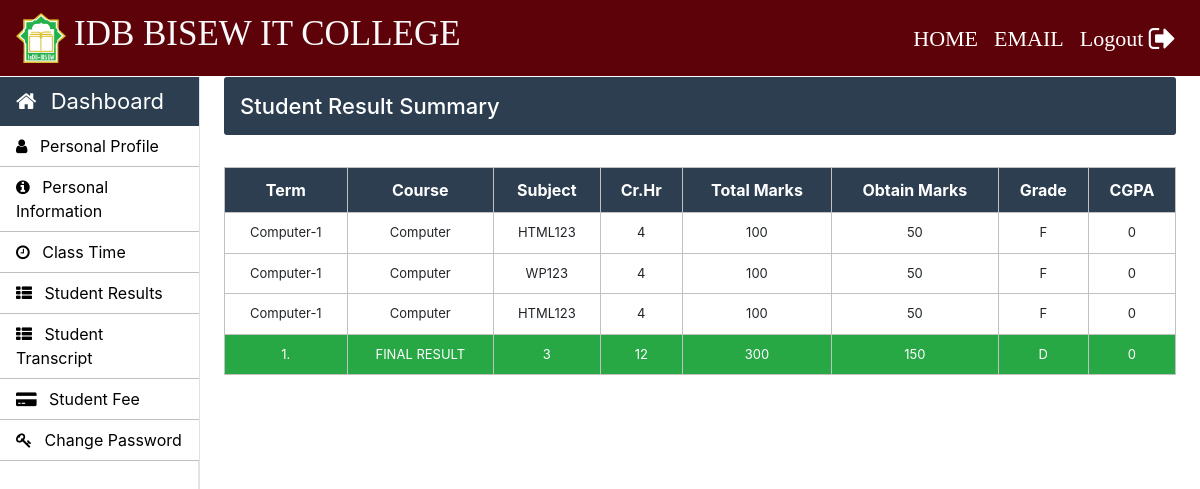
The page /Student/student-result.php (signed in) on the database its author committed.
### tables this page shows
CREATE TABLE `class_result` (
  `class_result_id` int(11) NOT NULL,
  `roll_no` varchar(30) NOT NULL,
  `course_code` varchar(30) NOT NULL,
  `subject_code` varchar(10) NOT NULL,
  `semester` varchar(11) NOT NULL,
  `total_marks` varchar(11) NOT NULL,
  `obtain_marks` varchar(11) NOT NULL,
  `result_date` varchar(10) NOT NULL
);

CREATE TABLE `course_subjects` (
  `subject_code` varchar(10) NOT NULL,
  `subject_name` varchar(50) NOT NULL,
  `course_code` varchar(10) NOT NULL,
  `semester` int(10) NOT NULL,
  `credit_hours` int(5) NOT NULL
);

### Student/student-result.php (the view, shortened to what this page needs)
<?php
		require_once "../connection/connection.php";
	?>
<!doctype html>
<html lang="en">
	<head>
	</head>
	<body>
		<?php include('../common/s-header.php') ?>
		<?php include('../common/student-sidebar.php') ?>
		<main role="main" class="col-xl-10 col-lg-9 col-md-8 ml-sm-auto px-md-4 mb-2 w-100">
			<div class="sub-main">
				<div class="text-center d-flex flex-wrap flex-md-nowrap pt-3 pb-2 mb-3 text-white admin-dashboard pl-3">
					<h4 class="">Student Result Summary</h4>
				</div>
				<div class="row">
					<div class="col-md-12">
						<section class="mt-3">
							<table class="w-100 table-elements mb-5 table-three-tr" cellpadding="10" >
								<tr class="text-center text-white table-three table-tr-head">
									<th>Term</th>
									<th>Course</th>
									<th>Subject</th>
									<th>Cr.Hr</th>
									<th>Total Marks</th>
									<th>Obtain Marks</th>
									<th>Grade</th>
									<th>CGPA</th>
								</tr>
								<?php
								$cgpa=0;
								$gpa=0;
								$total_marks=0;
								$obtain_marks=0;
								$count=0;
									$roll_no=$_SESSION['LoginStudent'];
									$query="select * from class_result cr inner join course_subjects cs on cr.subject_code=cs.subject_code where cr.roll_no='$roll_no'";
									$run=mysqli_query($con,$query);
									while ($row=mysqli_fetch_array($run)) { ?>
										<tr class="text-center">
											<td><?php echo $row['course_code']."-".$row['semester'] ?></td>
											<td><?php echo $row['course_code'] ?></td>
											<td><?php echo $row['subject_code'] ?></td>
											<td><?php echo $row['credit_hours'] ?></td>
											<td><?php echo $row['total_marks'] ?></td>
											<td><?php echo $row['obtain_marks'] ?></td>
											<?php
												if ($row['obtain_marks']>85) {
													$grade='A+';
													$credits=4.0;
												}
												else if ($row['obtain_marks']>80) {
													$grade='A';
													$credits=4.0;
												}
												else if ($row['obtain_marks']>75) {
													$grade='B+';
													$credits=3.7;
												}
												else if ($row['obtain_marks']>70) {
													$grade='B';
													$credits=3.3;
												}
												else if ($row['obtain_marks']>65) {
													$grade='C+';
													$credits=3.0;
												}
												else if ($row['obtain_marks']>60) {
													$grade='C';
													$credits=2.7;
												}
												else if ($row['obtain_marks']>55) {
													$grade='D+';
													$credits=2.5;
												}
												else if ($row['obtain_marks']>50) {
													$grade='D';
													$credits=2.0;
												}
												else {
													$grade='F';
													$credits=0.0;
												}
											?>
											<td><?php echo $grade ?></td>
											<td><?php echo $credits ?></td>
										</tr>
									<?php
										$count++;
										$score=$credits*$row['credit_hours'];
										$gpa=$gpa+$score;
										$cgpa=$cgpa+$row['credit_hours'];
										$obtain_marks=$obtain_marks+$row['obtain_marks'];
										$total_marks=$total_marks+$row['total_marks'];
									}
								?>
								<tr class=" text-white bg-success text-center">
									<td><?php echo"1." ?></td>
									<td><?php echo"FINAL RESULT " ?></td>
									<td><?php echo $count; ?></td>
									<td><?php echo $cgpa ?></td>
									<td><?php echo $total_marks; ?></td>
									<td><?php echo $obtain_marks; ?></td>
									<?php
										$marks_grade= $total_marks == true ? ($obtain_marks*100)/$total_marks : "";
										$marks_grade=round($marks_grade);
										if ($marks_grade>85) {
											$final='A+';
										}
										else if ($marks_grade>80) {
											$final='A';
										}
										else if ($marks_grade>75) {
											$final='B+';
										}
										else if ($marks_grade>70) {
											$final='B';
										}
										else if ($marks_grade>65) {
											$final='C+';
										}
										else if ($marks_grade>60) {
											$final='C';
										}
										else if ($marks_grade>55) {
											$final='D+';
										}
										else if ($marks_grade>40) {
											$final='D';
										}
										else {
											$marks_grade == true ? $final='F' : $final = "0";
										}
									?>
									<td><?php echo $final ?></td>
									<td><?php echo $gpa > 0 ? round($total_cgpa=$gpa/$cgpa,2) : "0" ?></td>
								</tr>
							</table>
						</section>
					</div>
				</div>
			</div>
	</body>
</html>

### Css/style.css (style rules this page uses)
h4 { font-size: 22px; }
.admin-dashboard { margin-top: 1px !important; background: #2c3e50 !important; border-radius: 3px; }
.table-elements tr, td, th { font-size: 13px; border: 1px solid rgb(194, 193, 193); padding-left: 10px !important; }
.table-three { background: #2c3e50 !important; }
.table-tr-head { height: 45px !important; padding: 10px !important; margin-top: 5px !important; }
.table-font-for-transcript td, th { font-size: 16px !important; }

### rows shown on the page
class_result: course_subjects.course_code "Computer", course_subjects.semester "1", course_subjects.subject_code "HTML123", course_subjects.credit_hours "4", total_marks "100", obtain_marks "50", obtain_marks "F", obtain_marks "0"
class_result: course_subjects.course_code "Computer", course_subjects.semester "1", course_subjects.subject_code "WP123", course_subjects.credit_hours "4", total_marks "100", obtain_marks "50", obtain_marks "F", obtain_marks "0"
class_result: course_subjects.course_code "Computer", course_subjects.semester "1", course_subjects.subject_code "HTML123", course_subjects.credit_hours "4", total_marks "100", obtain_marks "50", obtain_marks "F", obtain_marks "0"

### other values the page prints
$count "3"
$cgpa "12"
$total_marks "300"
$obtain_marks "150"
$final "D"
